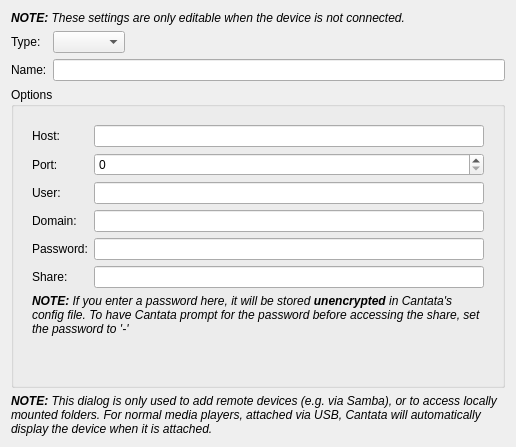
<?xml version="1.0" encoding="UTF-8"?>
<ui version="4.0">
 <class>RemoteDevicePropertiesWidget</class>
 <widget class="QWidget" name="RemoteDevicePropertiesWidget">
  <property name="geometry">
   <rect>
    <x>0</x>
    <y>0</y>
    <width>516</width>
    <height>447</height>
   </rect>
  </property>
  <layout class="QVBoxLayout" name="verticalLayout_2">
   <item>
    <widget class="QLabel" name="connectionNote">
     <property name="text">
      <string>&lt;i&gt;&lt;b&gt;NOTE:&lt;/b&gt; These settings are only editable when the device is not connected.&lt;/i&gt;</string>
     </property>
     <property name="wordWrap">
      <bool>true</bool>
     </property>
    </widget>
   </item>
   <item>
    <layout class="QFormLayout" name="formLayout">
     <property name="fieldGrowthPolicy">
      <enum>QFormLayout::ExpandingFieldsGrow</enum>
     </property>
     <item row="0" column="0">
      <widget class="BuddyLabel" name="typeLabel">
       <property name="text">
        <string>Type:</string>
       </property>
       <property name="buddy">
        <cstring>type</cstring>
       </property>
      </widget>
     </item>
     <item row="0" column="1">
      <widget class="QComboBox" name="type"/>
     </item>
     <item row="1" column="0">
      <widget class="BuddyLabel" name="nameLabel">
       <property name="text">
        <string>Name:</string>
       </property>
       <property name="buddy">
        <cstring>name</cstring>
       </property>
      </widget>
     </item>
     <item row="1" column="1">
      <widget class="LineEdit" name="name"/>
     </item>
    </layout>
   </item>
   <item>
    <widget class="QGroupBox" name="groupBox">
     <property name="title">
      <string>Options</string>
     </property>
     <layout class="QVBoxLayout" name="verticalLayout">
      <item>
       <widget class="QStackedWidget" name="stackedWidget">
        <property name="currentIndex">
         <number>0</number>
        </property>
        <widget class="QWidget" name="smbPage">
         <layout class="QVBoxLayout" name="verticalLayout_3">
          <item>
           <layout class="QFormLayout" name="formLayout_4">
            <item row="0" column="0">
             <widget class="BuddyLabel" name="hostLabel_2">
              <property name="text">
               <string>Host:</string>
              </property>
              <property name="buddy">
               <cstring>smbHost</cstring>
              </property>
             </widget>
            </item>
            <item row="0" column="1">
             <widget class="LineEdit" name="smbHost"/>
            </item>
            <item row="1" column="0">
             <widget class="BuddyLabel" name="portLabel_2">
              <property name="text">
               <string>Port:</string>
              </property>
              <property name="buddy">
               <cstring>smbPort</cstring>
              </property>
             </widget>
            </item>
            <item row="1" column="1">
             <widget class="SpinBox" name="smbPort">
              <property name="maximum">
               <number>65535</number>
              </property>
             </widget>
            </item>
            <item row="2" column="0">
             <widget class="BuddyLabel" name="userLabel_2">
              <property name="text">
               <string>User:</string>
              </property>
              <property name="buddy">
               <cstring>smbUser</cstring>
              </property>
             </widget>
            </item>
            <item row="2" column="1">
             <widget class="LineEdit" name="smbUser"/>
            </item>
            <item row="3" column="0">
             <widget class="BuddyLabel" name="label_2">
              <property name="text">
               <string>Domain:</string>
              </property>
              <property name="buddy">
               <cstring>smbDomain</cstring>
              </property>
             </widget>
            </item>
            <item row="3" column="1">
             <widget class="LineEdit" name="smbDomain"/>
            </item>
            <item row="4" column="0">
             <widget class="BuddyLabel" name="label_3">
              <property name="text">
               <string>Password:</string>
              </property>
              <property name="buddy">
               <cstring>smbPassword</cstring>
              </property>
             </widget>
            </item>
            <item row="4" column="1">
             <widget class="LineEdit" name="smbPassword">
              <property name="echoMode">
               <enum>QLineEdit::Password</enum>
              </property>
             </widget>
            </item>
            <item row="5" column="0">
             <widget class="BuddyLabel" name="folderLabel_2">
              <property name="text">
               <string>Share:</string>
              </property>
              <property name="buddy">
               <cstring>smbShare</cstring>
              </property>
             </widget>
            </item>
            <item row="5" column="1">
             <widget class="LineEdit" name="smbShare"/>
            </item>
           </layout>
          </item>
          <item>
           <widget class="QLabel" name="label_4">
            <property name="text">
             <string>&lt;i&gt;&lt;b&gt;NOTE:&lt;/b&gt; If you enter a password here, it will be stored &lt;b&gt;unencrypted&lt;/b&gt; in Cantata's config file. To have Cantata prompt for the password before accessing the share, set the password to '-'&lt;/i&gt;</string>
            </property>
            <property name="wordWrap">
             <bool>true</bool>
            </property>
           </widget>
          </item>
          <item>
           <spacer name="verticalSpacer">
            <property name="orientation">
             <enum>Qt::Vertical</enum>
            </property>
            <property name="sizeHint" stdset="0">
             <size>
              <width>20</width>
              <height>14</height>
             </size>
            </property>
           </spacer>
          </item>
         </layout>
        </widget>
        <widget class="QWidget" name="smbAvahiPage">
         <layout class="QVBoxLayout" name="verticalLayout_3x">
          <item>
           <layout class="QFormLayout" name="formLayout_4x">
            <item row="0" column="0">
             <widget class="BuddyLabel" name="hostLabel_2x">
              <property name="text">
               <string>Service name:</string>
              </property>
              <property name="buddy">
               <cstring>smbAvahiName</cstring>
              </property>
             </widget>
            </item>
            <item row="0" column="1">
             <widget class="LineEdit" name="smbAvahiName"/>
            </item>
            <item row="1" column="0">
             <widget class="BuddyLabel" name="userLabel_2x">
              <property name="text">
               <string>User:</string>
              </property>
              <property name="buddy">
               <cstring>smbAvahiUser</cstring>
              </property>
             </widget>
            </item>
            <item row="1" column="1">
             <widget class="LineEdit" name="smbAvahiUser"/>
            </item>
            <item row="2" column="0">
             <widget class="BuddyLabel" name="label_2x">
              <property name="text">
               <string>Domain:</string>
              </property>
              <property name="buddy">
               <cstring>smbAvahiDomain</cstring>
              </property>
             </widget>
            </item>
            <item row="2" column="1">
             <widget class="LineEdit" name="smbAvahiDomain"/>
            </item>
            <item row="3" column="0">
             <widget class="BuddyLabel" name="label_3x">
              <property name="text">
               <string>Password:</string>
              </property>
              <property name="buddy">
               <cstring>smbAvahiPassword</cstring>
              </property>
             </widget>
            </item>
            <item row="3" column="1">
             <widget class="LineEdit" name="smbAvahiPassword">
              <property name="echoMode">
               <enum>QLineEdit::Password</enum>
              </property>
             </widget>
            </item>
            <item row="4" column="0">
             <widget class="BuddyLabel" name="folderLabel_x2">
              <property name="text">
               <string>Share:</string>
              </property>
              <property name="buddy">
               <cstring>smbAvahiShare</cstring>
              </property>
             </widget>
            </item>
            <item row="4" column="1">
             <widget class="LineEdit" name="smbAvahiShare"/>
            </item>
           </layout>
          </item>
          <item>
           <widget class="QLabel" name="label_4x">
            <property name="text">
             <string>&lt;i&gt;&lt;b&gt;NOTE:&lt;/b&gt; If you enter a password here, it will be stored &lt;b&gt;unencrypted&lt;/b&gt; in Cantata's config file. To have Cantata prompt for the password before accessing the share, set the password to '-'&lt;/i&gt;</string>
            </property>
            <property name="wordWrap">
             <bool>true</bool>
            </property>
           </widget>
          </item>
          <item>
           <spacer name="verticalSpacerx">
            <property name="orientation">
             <enum>Qt::Vertical</enum>
            </property>
            <property name="sizeHint" stdset="0">
             <size>
              <width>20</width>
              <height>14</height>
             </size>
            </property>
           </spacer>
          </item>
         </layout>
        </widget>
        <widget class="QWidget" name="sshPage">
         <layout class="QVBoxLayout" name="verticalLayout_4">
          <item>
           <layout class="QFormLayout" name="formLayout_2">
            <item row="0" column="0">
             <widget class="BuddyLabel" name="hostLabel">
              <property name="text">
               <string>Host:</string>
              </property>
              <property name="buddy">
               <cstring>sshHost</cstring>
              </property>
             </widget>
            </item>
            <item row="0" column="1">
             <widget class="LineEdit" name="sshHost"/>
            </item>
            <item row="1" column="0">
             <widget class="BuddyLabel" name="portLabel">
              <property name="text">
               <string>Port:</string>
              </property>
              <property name="buddy">
               <cstring>sshPort</cstring>
              </property>
             </widget>
            </item>
            <item row="1" column="1">
             <widget class="SpinBox" name="sshPort">
              <property name="maximum">
               <number>65535</number>
              </property>
             </widget>
            </item>
            <item row="2" column="0">
             <widget class="BuddyLabel" name="userLabel">
              <property name="text">
               <string>User:</string>
              </property>
              <property name="buddy">
               <cstring>sshUser</cstring>
              </property>
             </widget>
            </item>
            <item row="2" column="1">
             <widget class="LineEdit" name="sshUser"/>
            </item>
            <item row="3" column="0">
             <widget class="BuddyLabel" name="folderLabel">
              <property name="text">
               <string>Folder:</string>
              </property>
              <property name="buddy">
               <cstring>sshFolder</cstring>
              </property>
             </widget>
            </item>
            <item row="3" column="1">
             <widget class="LineEdit" name="sshFolder"/>
            </item>
            <item row="4" column="0">
             <widget class="BuddyLabel" name="sshExtraLabel">
              <property name="text">
               <string>Extra Options:</string>
              </property>
              <property name="buddy">
               <cstring>sshExtra</cstring>
              </property>
             </widget>
            </item>
            <item row="4" column="1">
             <widget class="LineEdit" name="sshExtra"/>
            </item>
           </layout>
          </item>
          <item>
           <widget class="QLabel" name="label_5">
            <property name="text">
             <string>&lt;i&gt;&lt;b&gt;NOTE:&lt;/b&gt; Due to the way sshfs works, a suitable ssh-askpass application (ksshaskpass, ssh-askpass-gnome, etc.) will be required to enter the password.&lt;/i&gt;</string>
            </property>
            <property name="wordWrap">
             <bool>true</bool>
            </property>
           </widget>
          </item>
          <item>
           <spacer name="verticalSpacer_2">
            <property name="orientation">
             <enum>Qt::Vertical</enum>
            </property>
            <property name="sizeHint" stdset="0">
             <size>
              <width>20</width>
              <height>78</height>
             </size>
            </property>
           </spacer>
          </item>
         </layout>
        </widget>
        <widget class="QWidget" name="filePage">
         <layout class="QFormLayout" name="formLayout_3">
          <item row="0" column="0">
           <widget class="BuddyLabel" name="label">
            <property name="text">
             <string>Folder:</string>
            </property>
            <property name="buddy">
             <cstring>fileFolder</cstring>
            </property>
           </widget>
          </item>
          <item row="0" column="1">
           <widget class="PathRequester" name="fileFolder"/>
          </item>
         </layout>
        </widget>
       </widget>
      </item>
     </layout>
    </widget>
   </item>
   <item>
    <widget class="QLabel" name="infoLabel">
     <property name="sizePolicy">
      <sizepolicy hsizetype="Preferred" vsizetype="Maximum">
       <horstretch>0</horstretch>
       <verstretch>0</verstretch>
      </sizepolicy>
     </property>
     <property name="text">
      <string>&lt;i&gt;&lt;b&gt;NOTE:&lt;/b&gt; This dialog is only used to add remote devices (e.g. via Samba), or to access locally mounted folders. For normal media players, attached via USB, Cantata will automatically display the device when it is attached.&lt;/i&gt;</string>
     </property>
     <property name="alignment">
      <set>Qt::AlignLeading|Qt::AlignLeft|Qt::AlignTop</set>
     </property>
     <property name="wordWrap">
      <bool>true</bool>
     </property>
    </widget>
   </item>
  </layout>
 </widget>
 <customwidgets>
  <customwidget>
   <class>PathRequester</class>
   <extends>QLineEdit</extends>
   <header>pathrequester.h</header>
  </customwidget>
  <customwidget>
   <class>LineEdit</class>
   <extends>QLineEdit</extends>
   <header>lineedit.h</header>
  </customwidget>
  <customwidget>
   <class>BuddyLabel</class>
   <extends>QLabel</extends>
   <header>buddylabel.h</header>
  </customwidget>
  <customwidget>
   <class>SpinBox</class>
   <extends>QSpinBox</extends>
   <header>spinbox.h</header>
  </customwidget>
 </customwidgets>
 <tabstops>
  <tabstop>type</tabstop>
 </tabstops>
 <resources/>
 <connections>
  <connection>
   <sender>type</sender>
   <signal>activated(int)</signal>
   <receiver>stackedWidget</receiver>
   <slot>setCurrentIndex(int)</slot>
   <hints>
    <hint type="sourcelabel">
     <x>65</x>
     <y>22</y>
    </hint>
    <hint type="destinationlabel">
     <x>101</x>
     <y>94</y>
    </hint>
   </hints>
  </connection>
 </connections>
</ui>
